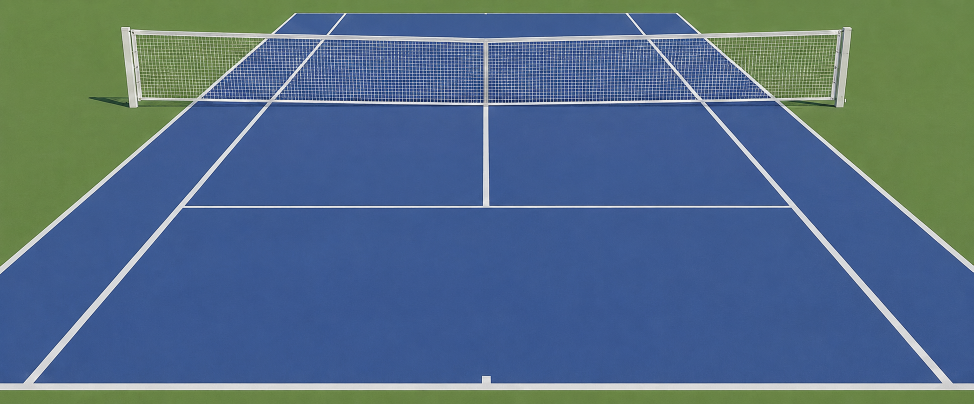
#> input picture data/templates/image.png, 1947 x 808 px, found by its file name (shown at 1/2 size)
$ python clicker.py
#> lines starting #> are read from the running program, lines starting #| are printed output that depends on the picture
import matplotlib.pyplot as plt
import matplotlib.image as mpimg
from matplotlib.patches import Polygon

IMAGE_PATH = 'data/templates/image.png'

def onclick(event):
    print( event.xdata, event.ydata)


def main():
    img = mpimg.imread(IMAGE_PATH)
#> img is the input picture: shape (808, 1947, 3) float32; mean R, G, B 0.327, 0.427, 0.514
    # fig = the figure, the entire window
    # ax = Axes, where you actually draw
    # we need both because a figure may contain multiple axes.
    fig, ax = plt.subplots(figsize=(30, 30 * 808 / 1947))
    ax.imshow(img)
    ax.axis('off')
    # [4 lines of commented-out code are left out]
    cid = fig.canvas.mpl_connect("button_press_event", onclick)

    zones = {
    "deuce_T": [
        (978, 411),   # bottom-left
        (977, 210),   # top-left
        (1112, 210),  # top-right
        (1168, 411),  # bottom-right
    ],

    "deuce_middle": [
        (1168, 411),  # bottom-left
        (1112, 210),  # top-left
        (1260, 207),  # top-right
        (1370, 411),  # bottom-right
    ],

    "deuce_wide": [
        (1370, 411),  # bottom-left
        (1260, 207),  # top-left
        (1400, 204),  # top-right
        (1576, 411),  # bottom-right
    ],

    "ad_wide": [
        (368, 411),
        (574, 411),
        (684, 205),
        (544, 204),
    ],

    "ad_middle": [
        (574, 411),
        (684, 205),
        (832, 207),
        (776, 411),
    ],

    "ad_T": [
        (832, 207),
        (776, 411),
        (966, 411),
        (967, 210),
    ],
}
    for name, points in zones.items():
            polygon = Polygon(points,
            closed=True,
            edgecolor= 'white',
            linewidth=3, )

            ax.add_patch(polygon)


    plt.show()
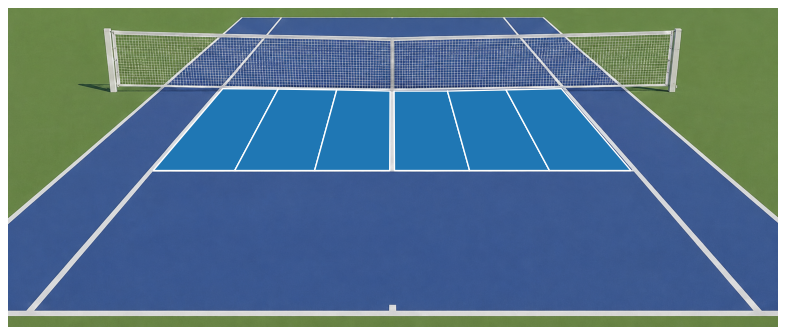
#> figure drawn by matplotlib, 1 panel

main()
